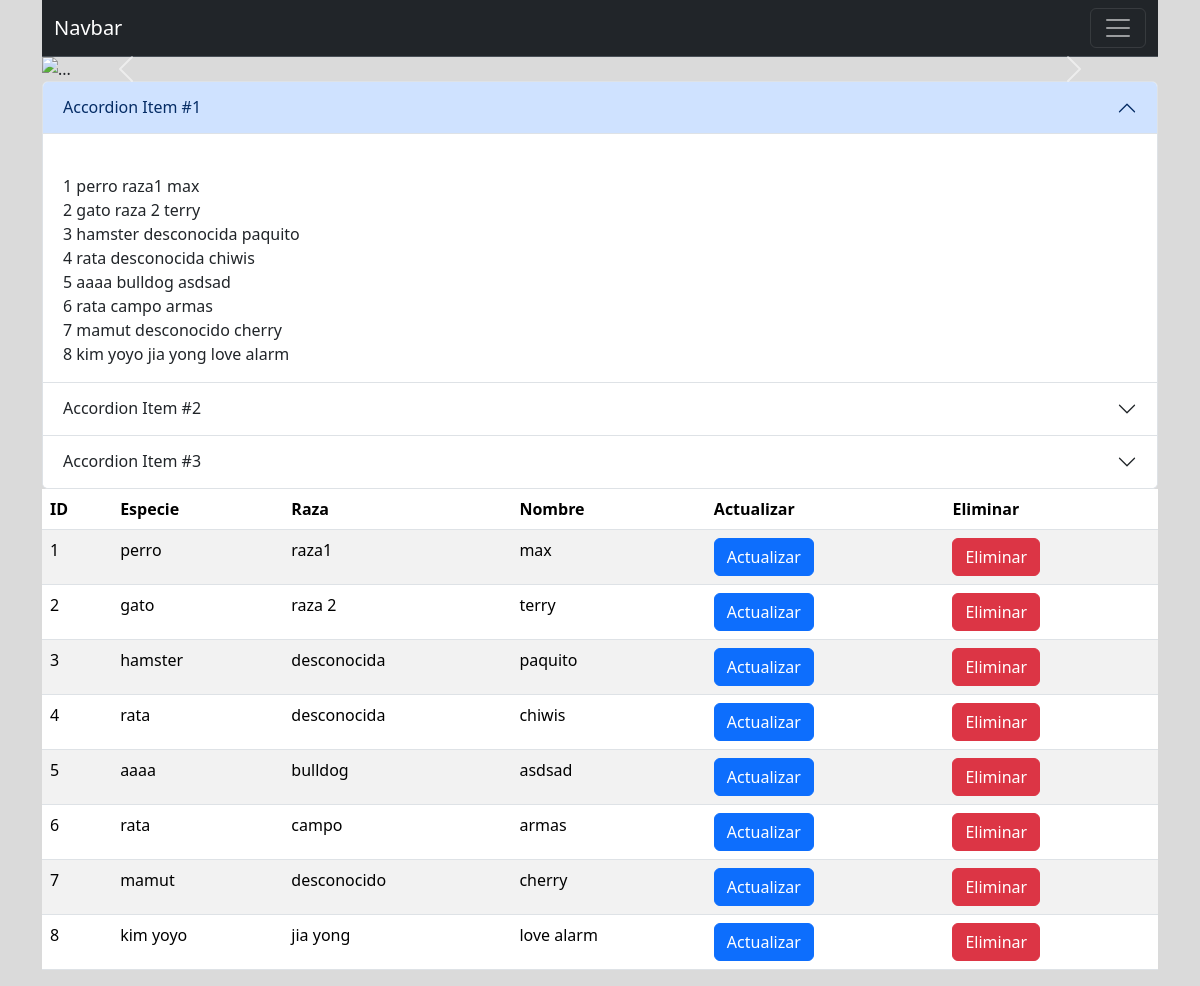
The page / on the database its author committed.
### home/models.py (models this page shows, shortened)
class Mascota(models.Model):
    nombre = models.CharField(max_length=255)
    especie = models.CharField(max_length=255)
    raza = models.CharField(max_length=255)

### home/views.py (the view)
# urls.py: path('',views.index,name="index_view"),
def index(request):
    datosMascota=Mascota.objects.all()
    return render(request,"home/index.html",{"mascotas":datosMascota})

### templates/home/index.html (shortened to what this page needs)
{% extends 'base/base.html' %}
{% block content %}
<div class="container">
  <table class="table table-striped">
    <thead>
        <tr>
            <th>ID</th>
            <th>Especie</th>
            <th>Raza</th>
            <th>Nombre</th>
            <th>Actualizar</th>
            <th>Eliminar</th>
        </tr>
    </thead>
    <tbody>
</div>
{% for c in mascotas %}
<tr>
  <td>
    {{c.id}}
  </td>
  <td>
    {{c.especie}}
  </td>
  <td>
    {{c.raza}}
  </td>
  <td>
    {{c.nombre}}  <td>  <button type="button" class="btn btn-primary">Actualizar</button> </td>  <td><button type="button" class="btn btn-danger">Eliminar</button></td>
  </td>
</tr>
{% endfor %}
{% endblock content %}

### templates/base/base.html (shortened to what this page needs)
{% load static %}
<!DOCTYPE html>
<html lang="en">
<head>
    <link href="{% static 'css/bootstrap.min.css' %}" rel="stylesheet">
</head>
<body style="background-color: rgb(218, 218, 218);">
<div class="container">
  <nav class="navbar bg-dark border-bottom border-body" data-bs-theme="dark">
    <div class="container-fluid">
      <a class="navbar-brand" href="#">Navbar</a>
      <button class="navbar-toggler" type="button" data-bs-toggle="collapse" data-bs-target="#navbarNav" aria-controls="navbarNav" aria-expanded="false" aria-label="Toggle navigation">
        <span class="navbar-toggler-icon"></span>
      </button>
    </div>
  </nav>
</div>
<div class="container"><div id="carouselExample" class="carousel slide">
  <div class="carousel-inner">
    <div class="carousel-item active">
      <img src="..." class="d-block w-100" alt="...">
    </div>
  </div>
  <button class="carousel-control-prev" type="button" data-bs-target="#carouselExample" data-bs-slide="prev">
    <span class="carousel-control-prev-icon" aria-hidden="true"></span>
  </button>
  <button class="carousel-control-next" type="button" data-bs-target="#carouselExample" data-bs-slide="next">
    <span class="carousel-control-next-icon" aria-hidden="true"></span>
  </button>
</div>
  <div class="accordion" id="accordionExample">
    <div class="accordion-item">
      <h2 class="accordion-header">
        <button class="accordion-button" type="button" data-bs-toggle="collapse" data-bs-target="#collapseOne" aria-expanded="true" aria-controls="collapseOne">
          Accordion Item #1
        </button>
      </h2>
      <div id="collapseOne" class="accordion-collapse collapse show" data-bs-parent="#accordionExample">
        <div class="accordion-body">
          {% for c in mascotas %}
          <tr>
            <td > <br style="color: blue;">
             {{c.id}}
            </td>
            <td>
              {{c.especie}}
            </td>
            <td>
              {{c.raza}}
            </td>
            <td>
              {{c.nombre}}
            </td>
          </tr>
          {% endfor %}
        </div>
      </div>
    </div>
    <div class="accordion-item">
      <h2 class="accordion-header">
        <button class="accordion-button collapsed" type="button" data-bs-toggle="collapse" data-bs-target="#collapseTwo" aria-expanded="false" aria-controls="collapseTwo">
          Accordion Item #2
        </button>
      </h2>
    </div>
    <div class="accordion-item">
      <h2 class="accordion-header">
        <button class="accordion-button collapsed" type="button" data-bs-toggle="collapse" data-bs-target="#collapseThree" aria-expanded="false" aria-controls="collapseThree">
          Accordion Item #3
        </button>
      </h2>
    </div>
  </div>
</div>
{% block content %}
{% endblock content %}
</body>
</html>

### rows shown on the page
Mascota: id "1", especie "perro", raza "raza1", nombre "max"
Mascota: id "2", especie "gato", raza "raza 2", nombre "terry"
Mascota: id "3", especie "hamster", raza "desconocida", nombre "paquito"
Mascota: id "4", especie "rata", raza "desconocida", nombre "chiwis"
Mascota: id "5", especie "aaaa", raza "bulldog", nombre "asdsad"
Mascota: id "6", especie "rata", raza "campo", nombre "armas"
Mascota: id "7", especie "mamut", raza "desconocido", nombre "cherry"
Mascota: id "8", especie "kim yoyo", raza "jia yong", nombre "love alarm"
